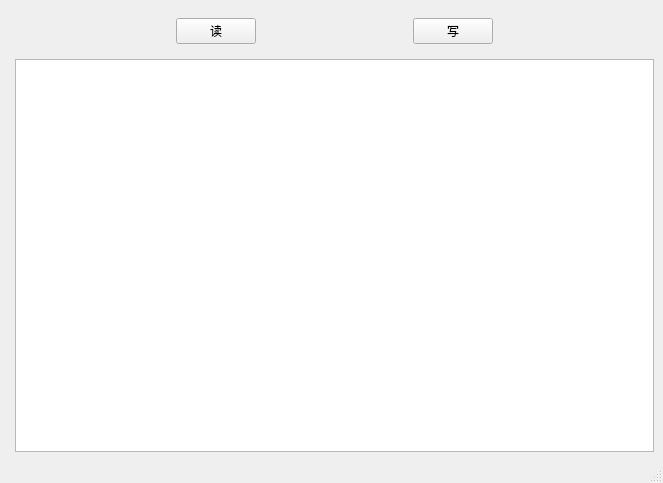
<?xml version="1.0" encoding="UTF-8"?>
<ui version="4.0">
 <class>MainWindow</class>
 <widget class="QMainWindow" name="MainWindow">
  <property name="geometry">
   <rect>
    <x>0</x>
    <y>0</y>
    <width>663</width>
    <height>483</height>
   </rect>
  </property>
  <property name="windowTitle">
   <string>MainWindow</string>
  </property>
  <widget class="QWidget" name="centralwidget">
   <layout class="QGridLayout" name="gridLayout">
    <item row="0" column="0" rowspan="2">
     <widget class="QWidget" name="widget" native="true"/>
    </item>
    <item row="0" column="1">
     <widget class="QWidget" name="widget_2" native="true">
      <layout class="QHBoxLayout" name="horizontalLayout">
       <item>
        <spacer name="horizontalSpacer_2">
         <property name="orientation">
          <enum>Qt::Horizontal</enum>
         </property>
         <property name="sizeHint" stdset="0">
          <size>
           <width>131</width>
           <height>20</height>
          </size>
         </property>
        </spacer>
       </item>
       <item>
        <widget class="QPushButton" name="pushButton">
         <property name="text">
          <string>读</string>
         </property>
        </widget>
       </item>
       <item>
        <spacer name="horizontalSpacer">
         <property name="orientation">
          <enum>Qt::Horizontal</enum>
         </property>
         <property name="sizeHint" stdset="0">
          <size>
           <width>130</width>
           <height>20</height>
          </size>
         </property>
        </spacer>
       </item>
       <item>
        <widget class="QPushButton" name="pushButton_2">
         <property name="text">
          <string>写</string>
         </property>
        </widget>
       </item>
       <item>
        <spacer name="horizontalSpacer_3">
         <property name="orientation">
          <enum>Qt::Horizontal</enum>
         </property>
         <property name="sizeHint" stdset="0">
          <size>
           <width>131</width>
           <height>20</height>
          </size>
         </property>
        </spacer>
       </item>
      </layout>
     </widget>
    </item>
    <item row="1" column="1">
     <widget class="QTextEdit" name="textEdit"/>
    </item>
   </layout>
  </widget>
  <widget class="QMenuBar" name="menubar">
   <property name="geometry">
    <rect>
     <x>0</x>
     <y>0</y>
     <width>663</width>
     <height>26</height>
    </rect>
   </property>
  </widget>
  <widget class="QStatusBar" name="statusbar"/>
 </widget>
 <resources/>
 <connections/>
</ui>
